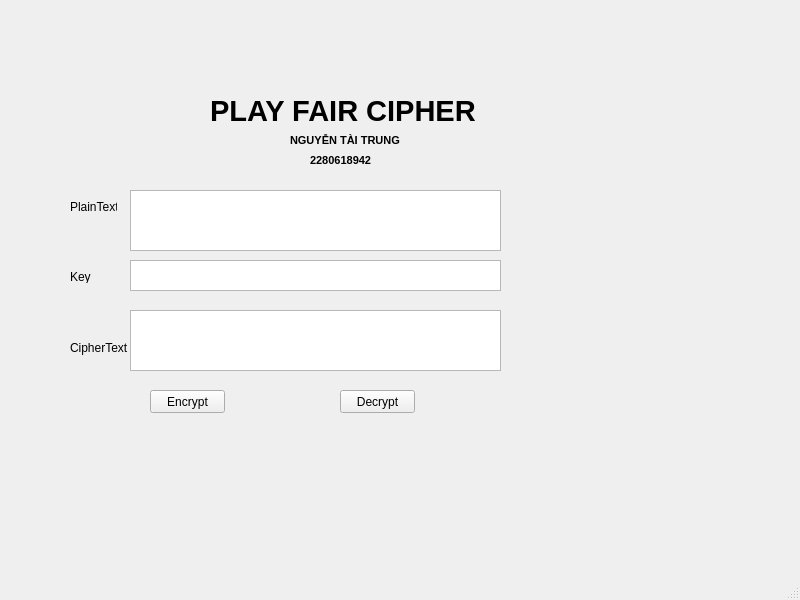
<?xml version="1.0" encoding="UTF-8"?>
<ui version="4.0">
 <class>MainWindow</class>
 <widget class="QMainWindow" name="MainWindow">
  <property name="geometry">
   <rect>
    <x>0</x>
    <y>0</y>
    <width>800</width>
    <height>600</height>
   </rect>
  </property>
  <property name="windowTitle">
   <string>MainWindow</string>
  </property>
  <widget class="QWidget" name="centralwidget">
   <widget class="QLabel" name="label_2">
    <property name="geometry">
     <rect>
      <x>70</x>
      <y>270</y>
      <width>47</width>
      <height>13</height>
     </rect>
    </property>
    <property name="text">
     <string>Key</string>
    </property>
   </widget>
   <widget class="QPushButton" name="btn_decrypt">
    <property name="geometry">
     <rect>
      <x>340</x>
      <y>390</y>
      <width>75</width>
      <height>23</height>
     </rect>
    </property>
    <property name="text">
     <string>Decrypt</string>
    </property>
   </widget>
   <widget class="QPlainTextEdit" name="txt_plaintext">
    <property name="geometry">
     <rect>
      <x>130</x>
      <y>190</y>
      <width>371</width>
      <height>61</height>
     </rect>
    </property>
   </widget>
   <widget class="QLabel" name="label_4">
    <property name="geometry">
     <rect>
      <x>210</x>
      <y>100</y>
      <width>301</width>
      <height>21</height>
     </rect>
    </property>
    <property name="font">
     <font>
      <pointsize>22</pointsize>
      <weight>75</weight>
      <bold>true</bold>
     </font>
    </property>
    <property name="layoutDirection">
     <enum>Qt::LeftToRight</enum>
    </property>
    <property name="autoFillBackground">
     <bool>true</bool>
    </property>
    <property name="text">
     <string>PLAY FAIR CIPHER</string>
    </property>
    <property name="scaledContents">
     <bool>false</bool>
    </property>
   </widget>
   <widget class="QLabel" name="label_6">
    <property name="geometry">
     <rect>
      <x>310</x>
      <y>150</y>
      <width>71</width>
      <height>21</height>
     </rect>
    </property>
    <property name="font">
     <font>
      <pointsize>8</pointsize>
      <weight>75</weight>
      <bold>true</bold>
     </font>
    </property>
    <property name="layoutDirection">
     <enum>Qt::LeftToRight</enum>
    </property>
    <property name="autoFillBackground">
     <bool>true</bool>
    </property>
    <property name="text">
     <string>2280618942</string>
    </property>
    <property name="scaledContents">
     <bool>false</bool>
    </property>
   </widget>
   <widget class="QLabel" name="label_3">
    <property name="geometry">
     <rect>
      <x>70</x>
      <y>340</y>
      <width>61</width>
      <height>16</height>
     </rect>
    </property>
    <property name="text">
     <string>CipherText</string>
    </property>
   </widget>
   <widget class="QLabel" name="label">
    <property name="geometry">
     <rect>
      <x>70</x>
      <y>200</y>
      <width>47</width>
      <height>13</height>
     </rect>
    </property>
    <property name="text">
     <string>PlainText</string>
    </property>
   </widget>
   <widget class="QPlainTextEdit" name="txt_key">
    <property name="geometry">
     <rect>
      <x>130</x>
      <y>260</y>
      <width>371</width>
      <height>31</height>
     </rect>
    </property>
   </widget>
   <widget class="QPlainTextEdit" name="txt_ciphertext">
    <property name="geometry">
     <rect>
      <x>130</x>
      <y>310</y>
      <width>371</width>
      <height>61</height>
     </rect>
    </property>
   </widget>
   <widget class="QPushButton" name="btn_encrypt">
    <property name="geometry">
     <rect>
      <x>150</x>
      <y>390</y>
      <width>75</width>
      <height>23</height>
     </rect>
    </property>
    <property name="text">
     <string>Encrypt</string>
    </property>
   </widget>
   <widget class="QLabel" name="label_5">
    <property name="geometry">
     <rect>
      <x>290</x>
      <y>130</y>
      <width>111</width>
      <height>21</height>
     </rect>
    </property>
    <property name="font">
     <font>
      <pointsize>8</pointsize>
      <weight>75</weight>
      <bold>true</bold>
     </font>
    </property>
    <property name="layoutDirection">
     <enum>Qt::LeftToRight</enum>
    </property>
    <property name="autoFillBackground">
     <bool>true</bool>
    </property>
    <property name="text">
     <string>NGUYỄN TÀI TRUNG</string>
    </property>
    <property name="scaledContents">
     <bool>false</bool>
    </property>
   </widget>
  </widget>
  <widget class="QMenuBar" name="menubar">
   <property name="geometry">
    <rect>
     <x>0</x>
     <y>0</y>
     <width>800</width>
     <height>21</height>
    </rect>
   </property>
  </widget>
  <widget class="QStatusBar" name="statusbar"/>
 </widget>
 <resources/>
 <connections/>
</ui>
